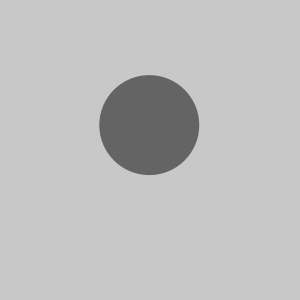
Frame 1 (no input)
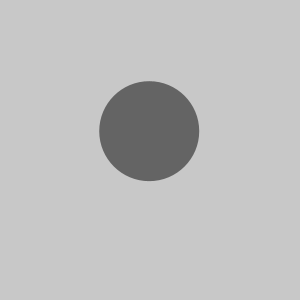
Frame 60 (the mouse pressed at the canvas centre just before this capture)
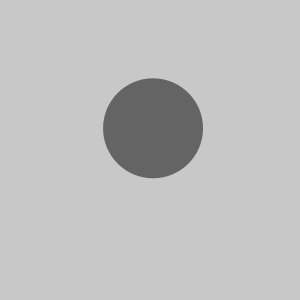
Frame 120 (the mouse held since frame 60 and released just before this capture)

The Processing sketch that drew these frames (run headless with seeded random() and noise(); from frame 60 on, the mouse is pressed at the canvas centre):

// Processing sketch: processing_15991
// ── processing_15991.pde

//"Nervous" Ellipse Example
//M. Kontopoulos (11.2010)


float t = 0.0;
float v = 0.0;
float step = 0.05;
void setup()
{
  size(300,300);

  noStroke();
  fill(100);
  smooth();

}
void draw()
{
  background(200);
 
  float nx = noise(millis()/600.0 +10) * 30.0;
  float ny = noise(millis()/600.0 +8) * 30.0;

  ellipse(140+nx, 140-ny, 100,100);
}
